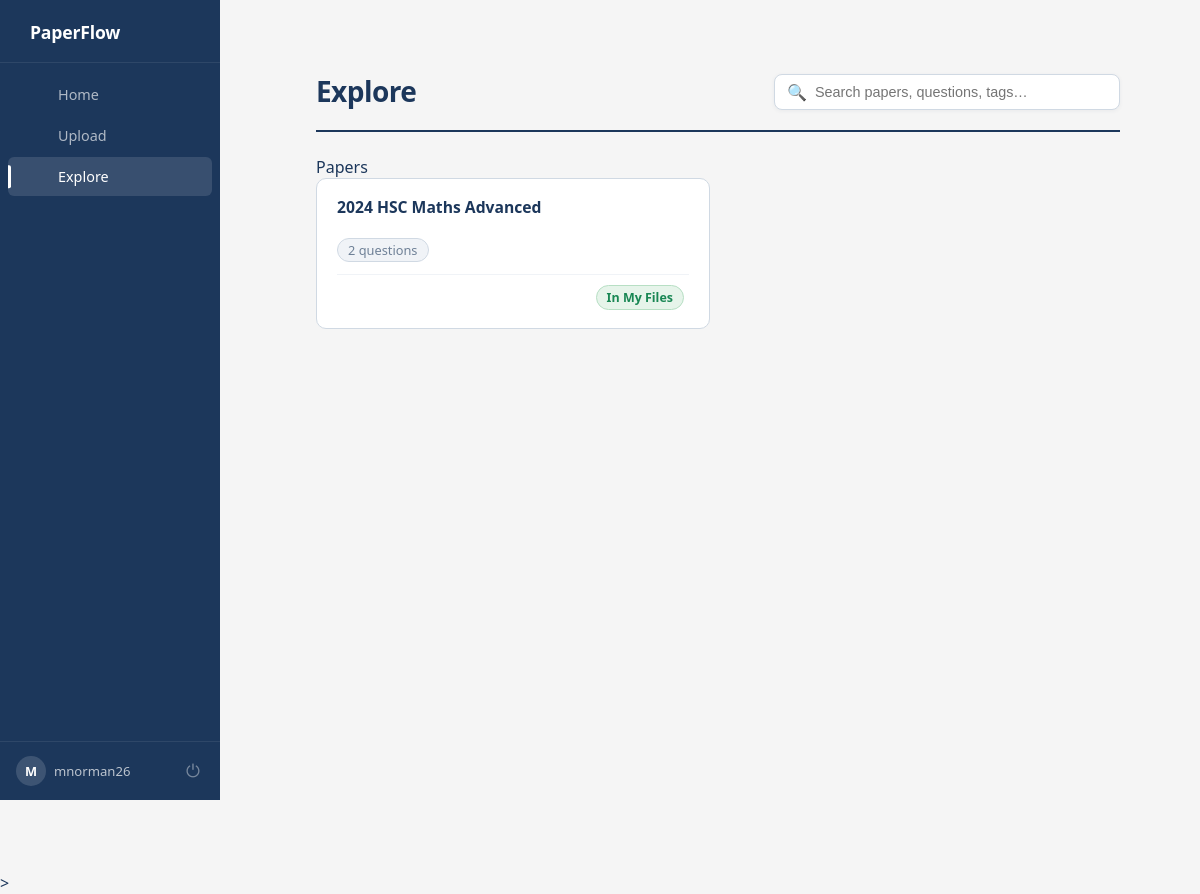
Page /explore (signed in) on the committed database.
### models.py (models this page shows)
class User(db.Model, UserMixin):
    __tablename__ = 'user'
    id = db.Column(db.Integer, primary_key=True)
    username = db.Column(db.String(150), unique=True, nullable=False)
    password_hash = db.Column(db.String(200), nullable=False)
    papers = db.relationship('UserPaper', backref='user', lazy=True)

class PastPaper(db.Model):
    id = db.Column(db.Integer, primary_key=True)
    filename = db.Column(db.String(200), nullable=False)
    questions = db.relationship(
        'Question',
        backref='paper',
        lazy=True,
        cascade="all, delete-orphan"
    )
    uploaded_at = db.Column(db.DateTime, default=db.func.now())
    owner_id = db.Column(db.Integer, db.ForeignKey('user.id'), nullable=False)

### app.py (the view)
@app.route('/explore')
@login_required
def explore():
    q = request.args.get('q', '').strip()
    sort = request.args.get('sort', 'new')
    query = PastPaper.query
    if q:
        query = query.filter(PastPaper.filename.contains(q))
    if sort == 'old':
        query = query.order_by(PastPaper.uploaded_at.asc())
    elif sort == 'name':
        query = query.order_by(PastPaper.filename.asc())
    else:  # default: newest
        query = query.order_by(PastPaper.uploaded_at.desc())
    papers = query.all()
    user_papers = {
        up.paper_id for up in UserPaper.query.filter_by(user_id=current_user.id).all()
    }
    return render_template('explore.html', papers=papers, q=q, sort=sort, user_papers=user_papers)

### app.py (called while the page is built)
@login_manager.user_loader
def load_user(user_id):
    user = User.query.filter_by(id=int(user_id)).first()
    return user

@app.context_processor
def inject_user():
    return dict(user=current_user)

def format_filename(filename):
    name = str(filename).split('_', 1)[-1]
    name = os.path.splitext(name)[0]
    name = re.sub(r'[-_]+', ' ', name)
    words = name.split()
    formatted = []
    for w in words:
        if w.upper() in ["HSC", "IB", "PDF"]:
            formatted.append(w.upper())
        else:
            formatted.append(w.capitalize())
    return " ".join(formatted)

@app.context_processor
def utility_processor():
    return dict(format_filename=format_filename)

### templates/explore.html (shortened to what this page needs)
{% extends "base.html" %}
{% block content %}
<div class="explore-layout">
    <div class="explore-topbar">
        <h1>Explore</h1>
        <div class="explore-search">
            <span>🔍</span>
            <input type="text" id="searchInput" placeholder="Search papers, questions, tags…">
        </div>
    </div>
    <div id="results">
        <div class="results-section" id="papers-section">
            <div class="results-section-label">Papers</div>
            {% if papers %}
            <div class="papers-grid">
                {% for paper in papers %}
                <div class="paper-card-wrapper">
                    <a href="{{ url_for('view_paper', paper_id=paper.id) }}" class="paper-card-link">
                        <div class="paper-card">
                            <h3>{{ format_filename(paper.filename) }}</h3>
                            <div class="paper-meta">
                                <span class="meta-pill">{{ paper.questions|length }} question{{ 's' if paper.questions|length != 1 }}</span>
                            </div>
                            <div class="paper-card-footer">
                                {% if paper.id in user_papers %}
                                    <span class="tag owned">In My Files</span>
                                {% else %}
                                    <form method="POST" action="{{ url_for('add_to_my_files', paper_id=paper.id) }}"
                                          onclick="event.stopPropagation();">
                                        <button type="submit" class="btn-card-add">+ Add</button>
                                    </form>
                                {% endif %}
                            </div>
                        </div>
                    </a>
                </div>
                {% endfor %}
            </div>
            {% else %}
                <div class="empty-state">No papers yet.</div>
            {% endif %}
        </div>
    </div>
</div>
{% endblock %}

### templates/base.html (shortened to what this page needs)
<!DOCTYPE html>
<html lang="en">
<head>
                <link rel="stylesheet" href="{{ url_for('static', filename='css/style.css') }}">
                    </head>
                    <body>
                         <nav class="sidebar">
                                  <div class="brand">
                                                          <span class="brand-name">PaperFlow</span>
                                                                  </div>
                                                                           <div class="nav-links">
                                                                                       {% if current_user.is_authenticated %}
                                                                                                       <a href="{{ url_for('index') }}" class="nav-link {% if request.endpoint == 'index' %}active{% endif %}">
                                                                                                                            Home
                                                                                                                                           </a>
                                                                                                                                                           <a href="{{ url_for('upload') }}" class="nav-link ">
                                                                                                                                                                                Upload
                                                                                                                                                                                               </a>
                                                                                                                                                                                                               <a href="{{ url_for('explore') }}" class="nav-link {% if request.endpoint == 'explore' %}active{% endif %}">
                                                                                                                                                                                                                                   Explore
                                                                                                                                                                                                                                                   </a>
                                                                                                                                                                                                                                                                                                                                                                                   {% endif %}
                                                                                                                                                                                                                                                                                                                                                                                           </div>
                                                                                                                                                                                                                                                                                                                                                                                                    {% if current_user.is_authenticated %}
                                                                                                                                                                                                                                                                                                                                                                                                            <div class="sidebar-footer">
                                                                                                                                                                                                                                                                                                                                                                                                                        <div class="user-info">
                                                                                                                                                                                                                                                                                                                                                                                                                                        <div class="user-avatar">{{ current_user.username[0].upper() }}</div>
                                                                                                                                                                                                                                                                                                                                                                                                                                                        <span class="user-name">{{ current_user.username }}</span>
                                                                                                                                                                                                                                                                                                                                                                                                                                                                    </div>
                                                                                                                                                                                                                                                                                                                                                                                                                                                                                <a href="{{ url_for('logout') }}" class="logout-btn" title="Logout">⏻</a>
                                                                                                                                                                                                                                                                                                                                                                                                                                                                                        </div>
                                                                                                                                                                                                                                                                                                                                                                                                                                                                                                {% endif %}
                                                                                                                                                                                                                                                                                                                                                                                                                                                                                                     </nav>
                                                                                                                                                                                                                                                                                                                                                                                                                                                                                                          <div class="page-content">
                                                                                                                                                                                                                                                                                                                                                                                                                                                                                                                  <div class="main-content">
                                                                                                                                                                                                                                                                                                                                                                                                                                                                                                                              {% block content %}{% endblock %}
                                                                                                                                                                                                                                                                                                                                                                                                                                                                                                                                      </div>
                                                                                                                                                                                                                                                                                                                                                                                                                                                                                                                                          </div>
                                                                                                                                                                                                                                                                                                                                                                                                                                                                                                                                           </body>
                                                                                                                                                                                                                                                                                                                                                                                                                                                                                                                                           </html>>

### rows in the picture
User: username "M", username "mnorman26"
PastPaper: filename "2024 HSC Maths Advanced", questions|length "2", questions "s", shows "In My Files"
